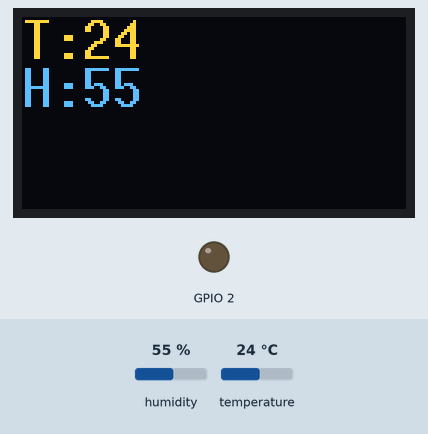
A sketch run on a simulated ESP32. Parts: 128×64 one-colour display, output pins drawn as LEDs (lit = HIGH). The inputs (shaded band) are chosen by the test bench; at power-on: humidity 55 %, temperature 24 °C. The OLED is the two-colour kind (top 16 rows yellow); nothing arrives over Bluetooth unless stated; a phone connects over Bluetooth LE 3 s after start.

Above: at 1.2 s.
1.3 s: humidity set to 22 %
At 3.9 s:
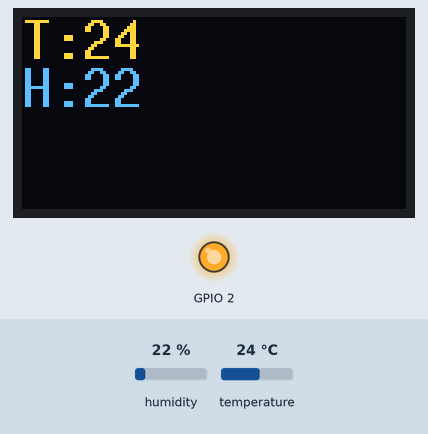
4.5 s: temperature set to 12 °C
At 6.5 s:
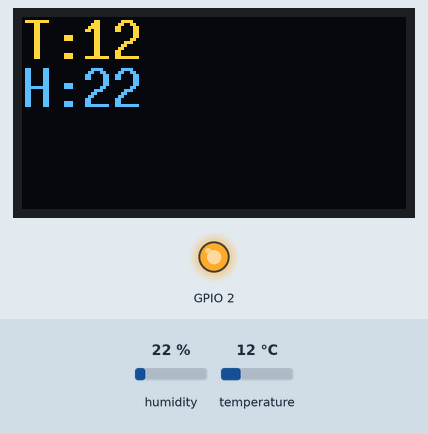
6.8 s: humidity set to 40 %
At 8.1 s:
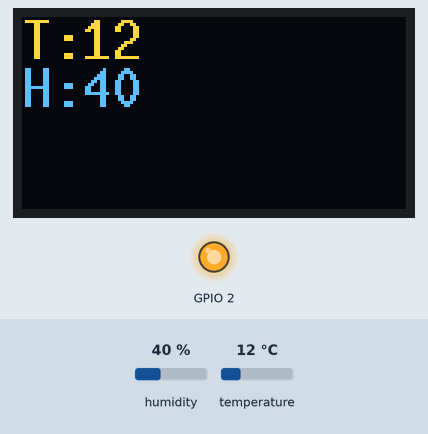
8.9 s: temperature set to 19 °C
At 10.8 s:
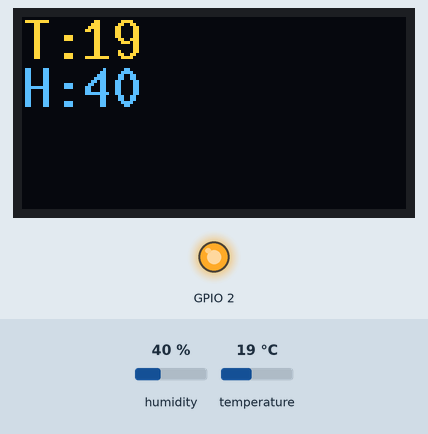
Timing chart, 0 to 12.0 s (numbered marks = the images above; inputs shaded):
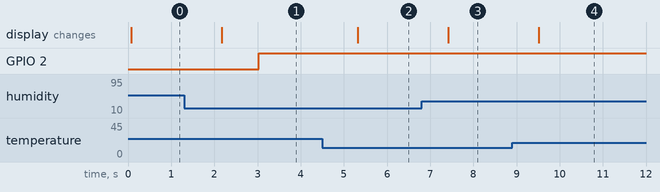

The sketch:

ch4_4_1.ino
```cpp
//Generated Date: Sun, 28 Jul 2024 02:14:06 GMT

int T = 0;
int H = 0;
#include <BLEDevice.h>
#include <BLEServer.h>
#include <BLEUtils.h>
#include <BLE2902.h>
#include "SimpleDHT.h"
SimpleDHT11 dht11(15);
byte dht11_temperature = 0;
byte dht11_humidity = 0;
#include <U8g2lib.h>
#include <Wire.h>
U8G2_SSD1306_128X64_NONAME_F_HW_I2C u8g2(U8G2_R0, /* reset=*/ U8X8_PIN_NONE);

#define SERVICE_UUID           "6E400001-B5A3-F393-E0A9-E50E24DCCA9E"
#define CHARACTERISTIC_UUID_RX "6E400002-B5A3-F393-E0A9-E50E24DCCA9E"
#define CHARACTERISTIC_UUID_TX "6E400003-B5A3-F393-E0A9-E50E24DCCA9E"

BLECharacteristic *pCharacteristic;
bool btConnected = false;
bool btReceiveDone=false;
String btRxLoad="";
String sendTemp="";

void dht11_read() {
  dht11_temperature = 0;
  dht11_humidity = 0;
  dht11.read(&dht11_temperature, &dht11_humidity, NULL);
}

void Display(int T4F, int H4F) {
  u8g2.setFont(u8g2_font_10x20_me);
  u8g2.firstPage();
  do {
    u8g2.drawStr(0,14,String((String("T:")+String(T4F))).c_str());
    u8g2.drawStr(0,30,String((String("H:")+String(H4F))).c_str());
  } while ( u8g2.nextPage() );
}

void ljjBtConnected(){
  pinMode(2, OUTPUT);
  digitalWrite(2, 1);

}

void ljjBtDisconnected(){
  pinMode(2, OUTPUT);
  digitalWrite(2, 0);

}

class btLjjServerCallbacks: public BLEServerCallbacks {
    void onConnect(BLEServer* pServer) {
      btConnected = true;
      ljjBtConnected();
    };
    void onDisconnect(BLEServer* pServer) {
      btConnected = false;
      ljjBtDisconnected();
    }
};

class btLjjCallbacks: public BLECharacteristicCallbacks {
    void onWrite(BLECharacteristic *pCharacteristic) {
      btReceiveDone=false;
      std::string rxValue = pCharacteristic->getValue();
      if (rxValue.length() > 0) {
        btRxLoad="";
        for (int i = 0; i < rxValue.length(); i++){
          btRxLoad +=(char)rxValue[i];
        }
        btRxLoad.replace("\r","");
        btRxLoad.replace("\n","");
        btReceiveDone=true;
      }
    }
};

void setupBLE(String BLEName){
  const char *ble_name=BLEName.c_str();
  BLEDevice::init(ble_name);
  BLEServer *pServer = BLEDevice::createServer();
  pServer->setCallbacks(new btLjjServerCallbacks());
  BLEService *pService = pServer->createService(SERVICE_UUID);
  pCharacteristic= pService->createCharacteristic(CHARACTERISTIC_UUID_TX,BLECharacteristic::PROPERTY_NOTIFY);
  pCharacteristic->addDescriptor(new BLE2902());
  BLECharacteristic *pCharacteristic = pService->createCharacteristic(CHARACTERISTIC_UUID_RX,BLECharacteristic::PROPERTY_WRITE);
  pCharacteristic->setCallbacks(new btLjjCallbacks());
  pService->start();
  pServer->getAdvertising()->addServiceUUID(SERVICE_UUID);
  pServer->getAdvertising()->setScanResponse(true);
  pServer->getAdvertising()->setMinPreferred(0x06);
  pServer->getAdvertising()->setMinPreferred(0x12);
  pServer->getAdvertising()->start();
}

void setup()
{
  Serial.begin(115200);

  u8g2.begin();
  u8g2.setFont(u8g2_font_10x20_me);
  u8g2.disableUTF8Print();
  setupBLE("ESP32_BLE");
}

void loop()
{
  dht11_read();
  T = dht11_temperature;
  H = dht11_humidity;
  Display(T, H);
  sendTemp=String((String(T)+String(",")+String(H)));
  pCharacteristic->setValue(sendTemp.c_str());
  pCharacteristic->notify();
  delay(1000);
}
```

Measured:
- after the input at 1.3 s, the display: changes after 0.88 s (image 1)
- after the input at 4.5 s, the display: changes after 0.82 s (image 2)
- after the input at 6.8 s, the display: changes after 0.62 s (image 3)
- after the input at 8.9 s, the display: changes after 0.62 s (image 4)
